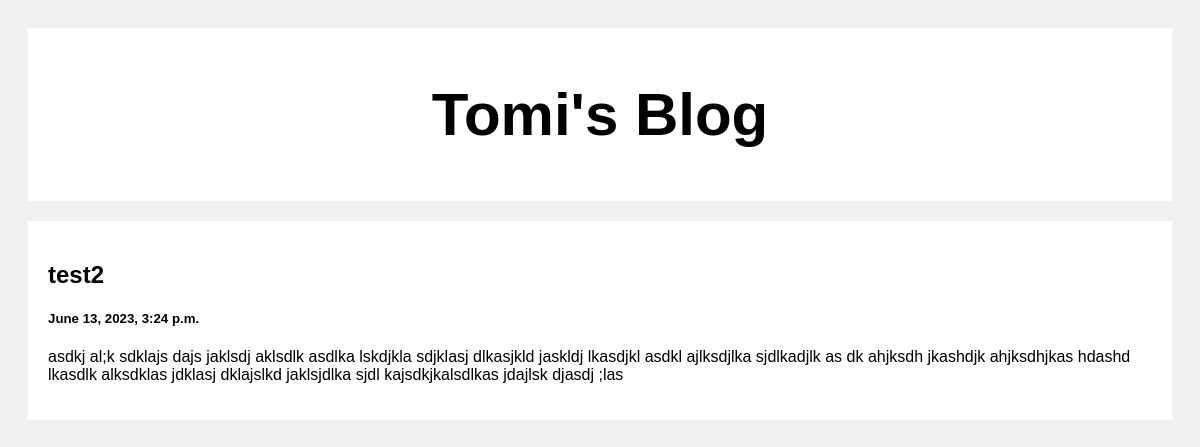
Screenshot of /post/2 with the database file from the repository.
### posts/views.py (the view)
# urls.py: path('post/<str:pk>', views.post, name='post'),
def post(request, pk):
    post = Post.objects.get(id=pk)
    return render(request, 'posts.html', {'post': post})

### templates/posts.html (shortened to what this page needs)
<!DOCTYPE html>
<html>
<head>
</head>
<body>
<div class="header">
  <h2>Tomi's Blog</h2>
</div>
<div class="row">
  <div class="leftcolumn">
    <div class="card">
        <h2>{{post.title}}</h2>
        <h5>{{post.created_at}}</h5>
        <p>{{post.body}}</p>
    </div>
  </div>
</div>
</body>
</html>

### templates/posts.html (style rules this page uses)
* { box-sizing: border-box; }
body { font-family: Arial; padding: 20px; background: #f1f1f1; }
.header { padding: 2px; font-size: 40px; text-align: center; background: white; }
.leftcolumn { float: left; width: 100%; }
.card { background-color: white; padding: 20px; margin-top: 20px; }
.row:after { content: ""; display: table; clear: both; }

### rows the page displays
Post: title "test2", created_at "June 13, 2023, 3:24 p.m.", body "asdkj al;k sdklajs dajs jaklsdj aklsdlk asdlka lskdjkla sdjklasj dlkasjkld jaskldj lkasdjkl asdkl ajlksdjlka sjdlkadjlk as dk ahjksdh jkashdjk ahjksdhjkas hdashd lkasdlk alksdklas jdklasj dklajslkd jaklsjdlka sjdl kajsdkjkalsdlkas jdajlsk djasdj ;las"
